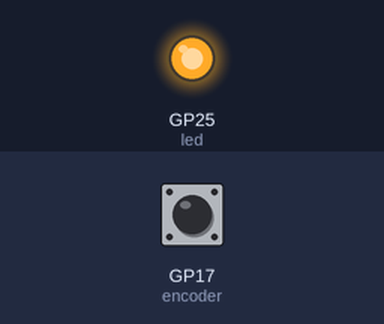
A program run on a simulated Raspberry Pi Pico running MicroPython. On the bench: output pins drawn as LEDs (lit = HIGH). The inputs (shaded band) are chosen by the test bench; at power-on: GP17 (encoder) HIGH. What the program prints to the serial console is not drawn.

Above: at 0.1 s.
Timing chart, 0 to 1.6 s (numbered marks = the images above):
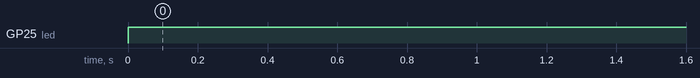

The program:

encoder-test.py
```python
from machine import Pin, PWM
import time
import rp2
led = Pin(25,Pin.OUT)
led.on()


@rp2.asm_pio()
def pulse_counter():
    label("loop")
    # We wait for a rising edge
    wait(0, pin, 0)
    wait(1, pin, 0)
    jmp(x_dec, "loop")  # If x is zero, then we'll wrap back to beginning


class PulseCounter:
    # pin should be a machine.Pin instance
    def __init__(self, sm_id, pin):
        self.sm = rp2.StateMachine(0, pulse_counter,freq=1000000, in_base=pin)
        # Initialize x to zero
        self.sm.put(0)
        self.sm.exec("pull()")
        self.sm.exec("mov(x, osr)")
        # Start the StateMachine's running.
        self.sm.active(1)

    def get_pulse_count(self):
        self.sm.exec("mov(isr, x)")
        self.sm.exec("push()")
        # Since the PIO can only decrement, convert it back into +ve
        return self.sm.get() # & 0x7fffffff


encoder = PulseCounter(0,Pin(17,Pin.IN,Pin.PULL_UP))

print(encoder.get_pulse_count())
```

Measured:
- by itself, GP25 (led): LOW → HIGH at 0.00 s
